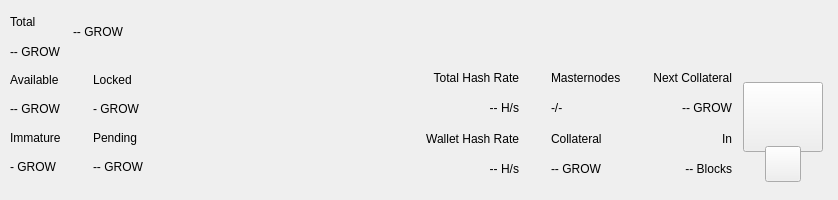
<?xml version="1.0" encoding="UTF-8"?>
<ui version="4.0">
 <class>TopBar</class>
 <widget class="QWidget" name="TopBar">
  <property name="geometry">
   <rect>
    <x>0</x>
    <y>0</y>
    <width>838</width>
    <height>200</height>
   </rect>
  </property>
  <property name="minimumSize">
   <size>
    <width>0</width>
    <height>200</height>
   </size>
  </property>
  <property name="maximumSize">
   <size>
    <width>16777215</width>
    <height>200</height>
   </size>
  </property>
  <property name="windowTitle">
   <string>Form</string>
  </property>
  <layout class="QVBoxLayout" name="verticalLayout_10" stretch="0">
   <property name="spacing">
    <number>0</number>
   </property>
   <property name="leftMargin">
    <number>0</number>
   </property>
   <property name="topMargin">
    <number>0</number>
   </property>
   <property name="rightMargin">
    <number>0</number>
   </property>
   <property name="bottomMargin">
    <number>0</number>
   </property>
   <item>
    <widget class="PFBorderImage" name="containerTop">
     <layout class="QVBoxLayout" name="verticalLayout_11">
      <property name="spacing">
       <number>0</number>
      </property>
      <property name="leftMargin">
       <number>0</number>
      </property>
      <property name="topMargin">
       <number>0</number>
      </property>
      <property name="rightMargin">
       <number>0</number>
      </property>
      <property name="bottomMargin">
       <number>0</number>
      </property>
      <item>
       <widget class="QWidget" name="top_container_2" native="true">
        <property name="minimumSize">
         <size>
          <width>0</width>
          <height>65</height>
         </size>
        </property>
        <layout class="QHBoxLayout" name="top_container">
         <property name="spacing">
          <number>0</number>
         </property>
         <property name="leftMargin">
          <number>10</number>
         </property>
         <property name="topMargin">
          <number>0</number>
         </property>
         <property name="rightMargin">
          <number>10</number>
         </property>
         <property name="bottomMargin">
          <number>0</number>
         </property>
         <item>
          <layout class="QHBoxLayout" name="horizontalLayout_4">
           <property name="spacing">
            <number>12</number>
           </property>
           <property name="rightMargin">
            <number>0</number>
           </property>
           <item>
            <widget class="QWidget" name="widgetAmount" native="true">
             <layout class="QVBoxLayout" name="verticalLayout_2">
              <property name="spacing">
               <number>2</number>
              </property>
              <property name="leftMargin">
               <number>0</number>
              </property>
              <property name="topMargin">
               <number>8</number>
              </property>
              <property name="rightMargin">
               <number>0</number>
              </property>
              <property name="bottomMargin">
               <number>0</number>
              </property>
              <item>
               <widget class="QLabel" name="labelTitle1">
                <property name="text">
                 <string>Total</string>
                </property>
               </widget>
              </item>
              <item>
               <widget class="PrivateQLabel" name="labelAmountPiv">
                <property name="text">
                 <string notr="true">-- GROW</string>
                </property>
               </widget>
              </item>
             </layout>
            </widget>
           </item>
           <item alignment="Qt::AlignVCenter">
            <widget class="QWidget" name="widgetTopAmount" native="true">
             <property name="sizePolicy">
              <sizepolicy hsizetype="Preferred" vsizetype="Maximum">
               <horstretch>0</horstretch>
               <verstretch>0</verstretch>
              </sizepolicy>
             </property>
             <layout class="QHBoxLayout" name="horizontalLayout_5">
              <property name="spacing">
               <number>0</number>
              </property>
              <property name="leftMargin">
               <number>0</number>
              </property>
              <property name="topMargin">
               <number>0</number>
              </property>
              <property name="rightMargin">
               <number>0</number>
              </property>
              <property name="bottomMargin">
               <number>0</number>
              </property>
              <item alignment="Qt::AlignTop">
               <widget class="PrivateQLabel" name="labelAmountTopPiv">
                <property name="minimumSize">
                 <size>
                  <width>0</width>
                  <height>36</height>
                 </size>
                </property>
                <property name="styleSheet">
                 <string notr="true">padding:0px;margin:0px;</string>
                </property>
                <property name="text">
                 <string notr="true">-- GROW</string>
                </property>
               </widget>
              </item>
             </layout>
            </widget>
           </item>
           <item>
            <spacer name="horizontalSpacer">
             <property name="orientation">
              <enum>Qt::Horizontal</enum>
             </property>
             <property name="sizeHint" stdset="0">
              <size>
               <width>40</width>
               <height>20</height>
              </size>
             </property>
            </spacer>
           </item>
           <item alignment="Qt::AlignRight">
            <widget class="QWidget" name="layoutSync" native="true">
             <property name="minimumSize">
              <size>
               <width>0</width>
               <height>36</height>
              </size>
             </property>
             <property name="maximumSize">
              <size>
               <width>16777215</width>
               <height>36</height>
              </size>
             </property>
             <layout class="QVBoxLayout" name="verticalLayout_9">
              <property name="leftMargin">
               <number>0</number>
              </property>
              <property name="topMargin">
               <number>0</number>
              </property>
              <property name="rightMargin">
               <number>0</number>
              </property>
              <property name="bottomMargin">
               <number>0</number>
              </property>
              <item>
               <widget class="ExpandableButton" name="pushButtonSync" native="true">
                <property name="minimumSize">
                 <size>
                  <width>36</width>
                  <height>36</height>
                 </size>
                </property>
                <property name="maximumSize">
                 <size>
                  <width>16777215</width>
                  <height>36</height>
                 </size>
                </property>
               </widget>
              </item>
             </layout>
            </widget>
           </item>
           <item>
            <widget class="ExpandableButton" name="pushButtonHDUpgrade" native="true">
             <property name="minimumSize">
              <size>
               <width>36</width>
               <height>36</height>
              </size>
             </property>
             <property name="maximumSize">
              <size>
               <width>16777215</width>
               <height>36</height>
              </size>
             </property>
            </widget>
           </item>
           <item>
            <widget class="ExpandableButton" name="pushButtonStack" native="true">
             <property name="minimumSize">
              <size>
               <width>36</width>
               <height>36</height>
              </size>
             </property>
             <property name="maximumSize">
              <size>
               <width>16777215</width>
               <height>36</height>
              </size>
             </property>
            </widget>
           </item>
           <item>
            <widget class="ExpandableButton" name="pushButtonConf" native="true">
             <property name="minimumSize">
              <size>
               <width>36</width>
               <height>36</height>
              </size>
             </property>
             <property name="maximumSize">
              <size>
               <width>16777215</width>
               <height>36</height>
              </size>
             </property>
            </widget>
           </item>
           <item>
            <widget class="ExpandableButton" name="pushButtonMasternodes" native="true">
             <property name="minimumSize">
              <size>
               <width>36</width>
               <height>36</height>
              </size>
             </property>
             <property name="maximumSize">
              <size>
               <width>16777215</width>
               <height>36</height>
              </size>
             </property>
            </widget>
           </item>
           <item>
            <widget class="ExpandableButton" name="pushButtonConsole" native="true">
             <property name="minimumSize">
              <size>
               <width>36</width>
               <height>36</height>
              </size>
             </property>
             <property name="maximumSize">
              <size>
               <width>16777215</width>
               <height>36</height>
              </size>
             </property>
            </widget>
           </item>
           <item>
            <widget class="ExpandableButton" name="pushButtonConnection" native="true">
             <property name="minimumSize">
              <size>
               <width>36</width>
               <height>36</height>
              </size>
             </property>
             <property name="maximumSize">
              <size>
               <width>16777215</width>
               <height>36</height>
              </size>
             </property>
            </widget>
           </item>
           <item>
            <widget class="ExpandableButton" name="pushButtonTor" native="true">
             <property name="minimumSize">
              <size>
               <width>36</width>
               <height>36</height>
              </size>
             </property>
             <property name="maximumSize">
              <size>
               <width>16777215</width>
               <height>36</height>
              </size>
             </property>
            </widget>
           </item>
           <item>
            <widget class="ExpandableButton" name="pushButtonLock" native="true">
             <property name="sizePolicy">
              <sizepolicy hsizetype="Expanding" vsizetype="Expanding">
               <horstretch>0</horstretch>
               <verstretch>0</verstretch>
              </sizepolicy>
             </property>
             <property name="minimumSize">
              <size>
               <width>36</width>
               <height>0</height>
              </size>
             </property>
             <property name="maximumSize">
              <size>
               <width>16777215</width>
               <height>36</height>
              </size>
             </property>
            </widget>
           </item>
           <item>
            <widget class="ExpandableButton" name="pushButtonTheme" native="true">
             <property name="minimumSize">
              <size>
               <width>36</width>
               <height>36</height>
              </size>
             </property>
             <property name="maximumSize">
              <size>
               <width>16777215</width>
               <height>36</height>
              </size>
             </property>
            </widget>
           </item>
           <item>
            <widget class="ExpandableButton" name="pushButtonFAQ" native="true">
             <property name="minimumSize">
              <size>
               <width>36</width>
               <height>36</height>
              </size>
             </property>
             <property name="maximumSize">
              <size>
               <width>16777215</width>
               <height>36</height>
              </size>
             </property>
            </widget>
           </item>
           <item>
            <widget class="ExpandableButton" name="pushButtonPrivacy" native="true">
             <property name="minimumSize">
              <size>
               <width>36</width>
               <height>36</height>
              </size>
             </property>
             <property name="maximumSize">
              <size>
               <width>16777215</width>
               <height>36</height>
              </size>
             </property>
            </widget>
           </item>
          </layout>
         </item>
        </layout>
       </widget>
      </item>
      <item>
       <widget class="QWidget" name="bottom_container" native="true">
        <property name="minimumSize">
         <size>
          <width>0</width>
          <height>135</height>
         </size>
        </property>
        <layout class="QHBoxLayout" name="botton_container">
         <property name="leftMargin">
          <number>10</number>
         </property>
         <property name="topMargin">
          <number>0</number>
         </property>
         <property name="rightMargin">
          <number>10</number>
         </property>
         <property name="bottomMargin">
          <number>10</number>
         </property>
         <item>
          <layout class="QHBoxLayout" name="horizontalLayout_3">
           <property name="spacing">
            <number>0</number>
           </property>
           <property name="bottomMargin">
            <number>9</number>
           </property>
           <item>
            <layout class="QVBoxLayout" name="verticalLayout_7">
             <property name="spacing">
              <number>0</number>
             </property>
             <property name="leftMargin">
              <number>0</number>
             </property>
             <property name="rightMargin">
              <number>0</number>
             </property>
             <item>
              <layout class="QHBoxLayout" name="horizontalLayout_2">
               <property name="spacing">
                <number>0</number>
               </property>
               <item>
                <layout class="QVBoxLayout" name="verticalLayout_6">
                 <item>
                  <widget class="QLabel" name="labelTitle5">
                   <property name="text">
                    <string>Available</string>
                   </property>
                  </widget>
                 </item>
                 <item>
                  <widget class="PrivateQLabel" name="labelAvailablePiv">
                   <property name="text">
                    <string>-- GROW</string>
                   </property>
                  </widget>
                 </item>
                 <item>
                  <widget class="QLabel" name="labelTitle4">
                   <property name="text">
                    <string>Immature</string>
                   </property>
                  </widget>
                 </item>
                 <item>
                  <widget class="PrivateQLabel" name="labelImmaturePiv">
                   <property name="text">
                    <string notr="true">- GROW</string>
                   </property>
                  </widget>
                 </item>
                </layout>
               </item>
               <item>
                <layout class="QVBoxLayout" name="verticalLayout_8">
                 <property name="leftMargin">
                  <number>32</number>
                 </property>
                 <item>
                  <widget class="QLabel" name="labelTitle6">
                   <property name="text">
                    <string>Locked</string>
                   </property>
                  </widget>
                 </item>
                 <item>
                  <widget class="PrivateQLabel" name="labelLockedPiv">
                   <property name="text">
                    <string>- GROW</string>
                   </property>
                  </widget>
                 </item>
                 <item>
                  <widget class="QLabel" name="labelTitle3">
                   <property name="text">
                    <string>Pending</string>
                   </property>
                  </widget>
                 </item>
                 <item>
                  <widget class="PrivateQLabel" name="labelPendingPiv">
                   <property name="text">
                    <string notr="true">-- GROW</string>
                   </property>
                  </widget>
                 </item>
                </layout>
               </item>
              </layout>
             </item>
            </layout>
           </item>
          </layout>
         </item>
         <item>
          <spacer name="horizontalSpacer_2">
           <property name="orientation">
            <enum>Qt::Horizontal</enum>
           </property>
           <property name="sizeHint" stdset="0">
            <size>
             <width>40</width>
             <height>20</height>
            </size>
           </property>
          </spacer>
         </item>
         <item>
          <layout class="QHBoxLayout" name="horizontalLayout_6">
           <property name="spacing">
            <number>0</number>
           </property>
           <property name="rightMargin">
            <number>0</number>
           </property>
           <property name="bottomMargin">
            <number>9</number>
           </property>
           <item>
            <widget class="QWidget" name="widgetStaking" native="true">
             <layout class="QVBoxLayout" name="verticalLayout_12">
              <property name="leftMargin">
               <number>32</number>
              </property>
              <property name="topMargin">
               <number>0</number>
              </property>
              <property name="rightMargin">
               <number>0</number>
              </property>
              <property name="bottomMargin">
               <number>0</number>
              </property>
              <item>
               <widget class="QLabel" name="labelNetworkHashRateTitle">
                <property name="text">
                 <string>Total Hash Rate</string>
                </property>
                <property name="textFormat">
                 <enum>Qt::AutoText</enum>
                </property>
                <property name="alignment">
                 <set>Qt::AlignRight|Qt::AlignTrailing|Qt::AlignVCenter</set>
                </property>
               </widget>
              </item>
              <item>
               <widget class="QLabel" name="labelNetworkHashRateValue">
                <property name="layoutDirection">
                 <enum>Qt::LeftToRight</enum>
                </property>
                <property name="text">
                 <string>-- H/s</string>
                </property>
                <property name="textFormat">
                 <enum>Qt::AutoText</enum>
                </property>
                <property name="alignment">
                 <set>Qt::AlignRight|Qt::AlignTrailing|Qt::AlignVCenter</set>
                </property>
               </widget>
              </item>
              <item>
               <widget class="QLabel" name="labelWalletHashRateTitle">
                <property name="text">
                 <string>Wallet Hash Rate</string>
                </property>
                <property name="textFormat">
                 <enum>Qt::AutoText</enum>
                </property>
                <property name="alignment">
                 <set>Qt::AlignRight|Qt::AlignTrailing|Qt::AlignVCenter</set>
                </property>
               </widget>
              </item>
              <item>
               <widget class="PrivateQLabel" name="labelWalletHashRateValue">
                <property name="text">
                 <string notr="true">-- H/s</string>
                </property>
                <property name="textFormat">
                 <enum>Qt::AutoText</enum>
                </property>
                <property name="alignment">
                 <set>Qt::AlignRight|Qt::AlignTrailing|Qt::AlignVCenter</set>
                </property>
               </widget>
              </item>
             </layout>
            </widget>
           </item>
           <item>
            <widget class="QWidget" name="widgetMasternodes" native="true">
             <layout class="QVBoxLayout">
              <property name="leftMargin">
               <number>32</number>
              </property>
              <property name="topMargin">
               <number>0</number>
              </property>
              <property name="rightMargin">
               <number>0</number>
              </property>
              <property name="bottomMargin">
               <number>0</number>
              </property>
              <item>
               <widget class="QLabel" name="labelMasternodesTitle">
                <property name="text">
                 <string>Masternodes</string>
                </property>
               </widget>
              </item>
              <item>
               <widget class="PrivateQLabel" name="labelMasternodeCount">
                <property name="text">
                 <string>-/-</string>
                </property>
               </widget>
              </item>
              <item>
               <widget class="QLabel" name="labelCollateralTitle">
                <property name="text">
                 <string>Collateral</string>
                </property>
               </widget>
              </item>
              <item>
               <widget class="QLabel" name="labelCollateralValue">
                <property name="text">
                 <string notr="true">-- GROW</string>
                </property>
               </widget>
              </item>
             </layout>
            </widget>
           </item>
           <item>
            <widget class="QWidget" name="widgetNextCollateral" native="true">
             <layout class="QVBoxLayout" name="verticalLayout_12">
              <property name="leftMargin">
               <number>32</number>
              </property>
              <property name="topMargin">
               <number>0</number>
              </property>
              <property name="rightMargin">
               <number>0</number>
              </property>
              <property name="bottomMargin">
               <number>0</number>
              </property>
              <item>
               <widget class="QLabel" name="labelNextMasternodesTitle">
                <property name="text">
                 <string>Next Collateral</string>
                </property>
                <property name="textFormat">
                 <enum>Qt::AutoText</enum>
                </property>
                <property name="alignment">
                 <set>Qt::AlignRight|Qt::AlignTrailing|Qt::AlignVCenter</set>
                </property>
               </widget>
              </item>
              <item>
               <widget class="QLabel" name="labelNextCollateralValue">
                <property name="text">
                 <string>-- GROW</string>
                </property>
                <property name="textFormat">
                 <enum>Qt::AutoText</enum>
                </property>
                <property name="alignment">
                 <set>Qt::AlignRight|Qt::AlignTrailing|Qt::AlignVCenter</set>
                </property>
               </widget>
              </item>
              <item>
               <widget class="QLabel" name="labelRemainingBlocks">
                <property name="text">
                 <string>In</string>
                </property>
                <property name="textFormat">
                 <enum>Qt::AutoText</enum>
                </property>
                <property name="alignment">
                 <set>Qt::AlignRight|Qt::AlignTrailing|Qt::AlignVCenter</set>
                </property>
               </widget>
              </item>
              <item>
               <widget class="QLabel" name="labelNextCollateralBlocks">
                <property name="text">
                 <string notr="true">-- Blocks</string>
                </property>
                <property name="textFormat">
                 <enum>Qt::AutoText</enum>
                </property>
                <property name="alignment">
                 <set>Qt::AlignRight|Qt::AlignTrailing|Qt::AlignVCenter</set>
                </property>
               </widget>
              </item>
             </layout>
            </widget>
           </item>
          </layout>
         </item>
         <item>
          <widget class="QWidget" name="qrContainer" native="true">
           <property name="sizePolicy">
            <sizepolicy hsizetype="Preferred" vsizetype="Minimum">
             <horstretch>0</horstretch>
             <verstretch>0</verstretch>
            </sizepolicy>
           </property>
           <property name="minimumSize">
            <size>
             <width>90</width>
             <height>110</height>
            </size>
           </property>
           <property name="maximumSize">
            <size>
             <width>90</width>
             <height>110</height>
            </size>
           </property>
           <layout class="QVBoxLayout" name="containerQR">
            <property name="spacing">
             <number>0</number>
            </property>
            <property name="leftMargin">
             <number>5</number>
            </property>
            <property name="topMargin">
             <number>10</number>
            </property>
            <property name="rightMargin">
             <number>5</number>
            </property>
            <property name="bottomMargin">
             <number>0</number>
            </property>
            <item>
             <widget class="QPushButton" name="btnQr">
              <property name="minimumSize">
               <size>
                <width>70</width>
                <height>70</height>
               </size>
              </property>
              <property name="maximumSize">
               <size>
                <width>16777215</width>
                <height>70</height>
               </size>
              </property>
              <property name="focusPolicy">
               <enum>Qt::NoFocus</enum>
              </property>
              <property name="text">
               <string/>
              </property>
              <property name="iconSize">
               <size>
                <width>70</width>
                <height>70</height>
               </size>
              </property>
             </widget>
            </item>
            <item>
             <spacer name="verticalSpacer">
              <property name="orientation">
               <enum>Qt::Vertical</enum>
              </property>
              <property name="sizeType">
               <enum>QSizePolicy::Fixed</enum>
              </property>
              <property name="sizeHint" stdset="0">
               <size>
                <width>20</width>
                <height>20</height>
               </size>
              </property>
             </spacer>
            </item>
            <item alignment="Qt::AlignHCenter|Qt::AlignBottom">
             <widget class="QPushButton" name="pushButtonQR">
              <property name="minimumSize">
               <size>
                <width>36</width>
                <height>36</height>
               </size>
              </property>
              <property name="maximumSize">
               <size>
                <width>36</width>
                <height>36</height>
               </size>
              </property>
              <property name="focusPolicy">
               <enum>Qt::NoFocus</enum>
              </property>
              <property name="text">
               <string/>
              </property>
             </widget>
            </item>
           </layout>
          </widget>
         </item>
        </layout>
       </widget>
      </item>
     </layout>
    </widget>
   </item>
  </layout>
 </widget>
 <customwidgets>
  <customwidget>
   <class>ExpandableButton</class>
   <extends>QWidget</extends>
   <header>qt/pivx/expandablebutton.h</header>
   <container>1</container>
  </customwidget>
  <customwidget>
   <class>PFBorderImage</class>
   <extends>QFrame</extends>
   <header>qt/pivx/pfborderimage.h</header>
   <container>1</container>
  </customwidget>
  <customwidget>
   <class>PrivateQLabel</class>
   <extends>QLabel</extends>
   <header>qt/pivx/privatelabel.h</header>
   <container>0</container>
  </customwidget>
 </customwidgets>
 <resources/>
 <connections/>
</ui>
